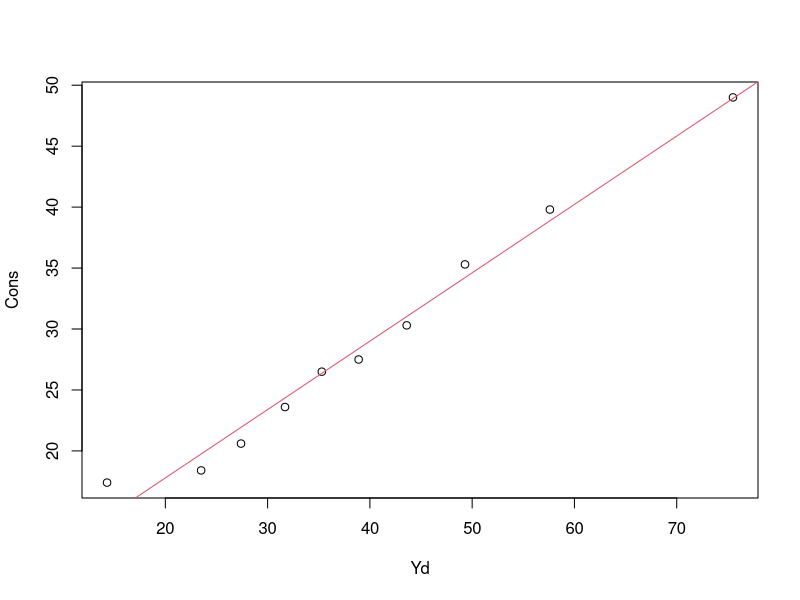

Source code (R):
# a simple sample of least square method.
Cons <- c(17.4, 18.4, 20.6, 23.6, 26.5, 27.5, 30.3, 35.3, 39.8, 49.0)
Yd <- c(14.3, 23.5, 27.4, 31.7, 35.3, 38.9, 43.6, 49.3, 57.6, 75.5)

# draw the data.
plot(Yd, Cons)

# trend extraction (linear regression) by least square method.
(kaiki1 <- lm(Cons~Yd))

# display residuals
kaiki1$residuals

# draw an extracted trend.
abline(kaiki1, col=2)
